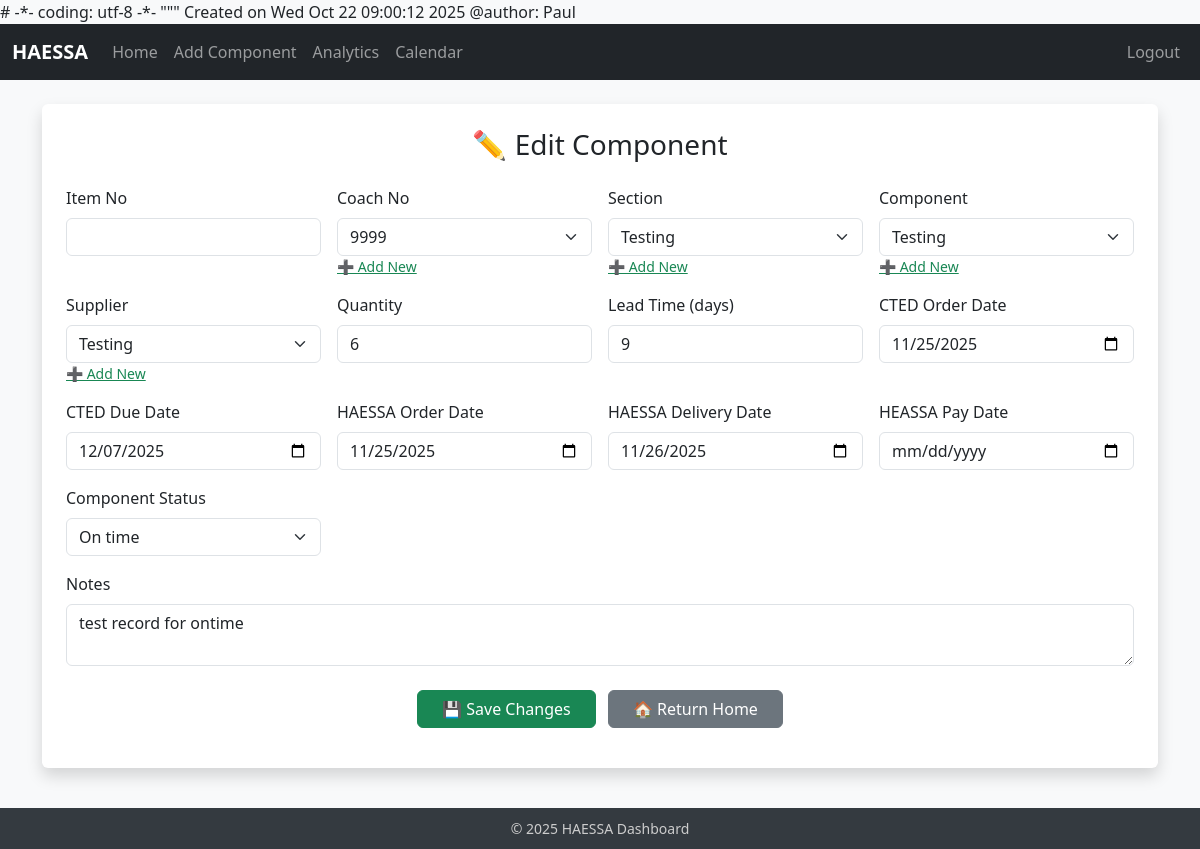
The page /edit/725 (signed in) on the database its author committed.
### app.py (models this page shows, shortened)
class Components(db.Model):
    __tablename__ = "components"
    id = db.Column(db.Integer, primary_key=True)
    Item_no = db.Column(db.String(50))
    Coach_no = db.Column(db.String(50))
    Section = db.Column(db.String(100))
    Component = db.Column(db.String(100))
    Supplier = db.Column(db.String(100))
    Quantity = db.Column(db.Integer, default=9999)
    Lead_time = db.Column(db.Integer)
    CTED_order_date = db.Column(db.String(50), default="1/1/1900")
    CTED_due_date = db.Column(db.String(50), default="1/1/1900")
    HAESSA_order_date = db.Column(db.String(50), default="1/1/1900")
    HEASSA_pay_date = db.Column(db.String(50), default="1/1/1900")
    HAESSA_delivery_date = db.Column(db.String(50), default="1/1/1900")
    Component_status = db.Column(db.String(50))
    Notes = db.Column(db.String(200))

### app.py (the view, shortened to what this page needs)
@app.route("/edit/<int:id>", methods=["GET", "POST"])
@role_required("editor", "admin")
def edit(id):
    component = Components.query.get_or_404(id)
    return render_template("edit.html", component=component)

### app.py (called while the page is built)
@login_manager.user_loader
def load_user(user_id):
    try:
        return User.query.get(int(user_id))
    except Exception:
        return None

def role_required(*roles):
    def wrapper(fn):
        @wraps(fn)
        def decorated(*args, **kwargs):
            if not current_user.is_authenticated:
                return redirect(url_for("login", next=request.path))
            if current_user.role not in roles:
                flash("You don’t have permission to access this page.", "danger")
                return redirect(url_for("home"))
            return fn(*args, **kwargs)
        return decorated
    return wrapper

@app.context_processor
def inject_globals():
    return {"datetime": datetime, "current_app": current_app}

### templates/edit.html (shortened to what this page needs)
{% extends "base.html" %}
{% block content %}
<div class="container mt-4 p-4 bg-white shadow rounded form-container">
  <h3 class="text-center mb-4">✏️ Edit Component</h3>
  <form method="POST" action="{{ url_for('edit', id=component.id) }}">
    <div class="row g-3">
      <div class="col-md-3">
        <label class="form-label">Item No</label>
        <input type="text" name="Item_no" class="form-control" value="{{ component.Item_no or '' }}">
      </div>
      <div class="col-md-3">
        <label class="form-label">Coach No</label>
        <select name="Coach_no" class="form-select editable-select">
          <option value="{{ component.Coach_no }}" selected>{{ component.Coach_no }}</option>
        </select>
        <small><a href="#" class="text-success add-option" data-target="Coach_no">➕ Add New</a></small>
      </div>
      <div class="col-md-3">
        <label class="form-label">Section</label>
        <select name="Section" class="form-select editable-select">
          <option value="{{ component.Section }}" selected>{{ component.Section }}</option>
        </select>
        <small><a href="#" class="text-success add-option" data-target="Section">➕ Add New</a></small>
      </div>
      <div class="col-md-3">
        <label class="form-label">Component</label>
        <select name="Component" class="form-select editable-select">
          <option value="{{ component.Component }}" selected>{{ component.Component }}</option>
        </select>
        <small><a href="#" class="text-success add-option" data-target="Component">➕ Add New</a></small>
      </div>
      <div class="col-md-3">
        <label class="form-label">Supplier</label>
        <select name="Supplier" class="form-select editable-select">
          <option value="{{ component.Supplier }}" selected>{{ component.Supplier }}</option>
        </select>
        <small><a href="#" class="text-success add-option" data-target="Supplier">➕ Add New</a></small>
      </div>
      <div class="col-md-3">
        <label class="form-label">Quantity</label>
        <input type="number" name="Quantity" class="form-control" min="1" value="{{ component.Quantity or 1 }}">
      </div>
      <div class="col-md-3">
        <label class="form-label">Lead Time (days)</label>
        <input type="number" name="Lead_time" class="form-control" min="0" value="{{ component.Lead_time or 0 }}">
      </div>
      <div class="col-md-3">
        <label class="form-label">CTED Order Date</label>
        <input type="date" name="CTED_order_date" class="form-control" value="{{ component.CTED_order_date }}">
      </div>
      <div class="col-md-3">
        <label class="form-label">CTED Due Date</label>
        <input type="date" name="CTED_due_date" class="form-control" value="{{ component.CTED_due_date }}">
      </div>
      <div class="col-md-3">
        <label class="form-label">HAESSA Order Date</label>
        <input type="date" name="HAESSA_order_date" class="form-control" value="{{ component.HAESSA_order_date }}">
      </div>
      <div class="col-md-3">
        <label class="form-label">HAESSA Delivery Date</label>
        <input type="date" name="HAESSA_delivery_date" class="form-control" value="{{ component.HAESSA_delivery_date }}">
      </div>
      <div class="col-md-3">
        <label class="form-label">HEASSA Pay Date</label>
        <input type="date" name="HEASSA_pay_date" class="form-control" value="{{ component.HEASSA_pay_date }}">
      </div>
      <div class="col-md-3">
        <label class="form-label">Component Status</label>
        <select name="Component_status" class="form-select">
          <option value="{{ component.Component_status }}" selected>{{ component.Component_status }}</option>
        </select>
      </div>
    </div>
    <div class="mt-3">
      <label class="form-label">Notes</label>
      <textarea name="Notes" class="form-control" rows="2">{{ component.Notes or '' }}</textarea>
    </div>
    <div class="mt-4 text-center">
      <button type="submit" class="btn btn-success px-4 me-2">💾 Save Changes</button>
      <a href="{{ url_for('home') }}" class="btn btn-secondary px-4">🏠 Return Home</a>
    </div>
  </form>
</div>
{% endblock %}

### templates/base.html (style rules this page uses)
body { background-color: #f8f9fa; }

### templates/edit.html (style rules this page uses)
.form-select, input, textarea { position: relative; z-index: 2050 !important; }
.form-container { overflow: visible !important; }

### rows shown on the page
Components: Coach_no "9999", Section "Testing", Component "Testing", Supplier "Testing", Quantity "6", Lead_time "9", CTED_order_date "11/25/2025", CTED_due_date "12/07/2025", HAESSA_order_date "11/25/2025", HAESSA_delivery_date "11/26/2025", Component_status "On time", Notes "test record for ontime"
